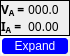
    <widget class="QWidget" name="layoutWidget_5">
     <property name="geometry">
      <rect>
       <x>1150</x>
       <y>360</y>
       <width>86</width>
       <height>84</height>
      </rect>
     </property>
     <layout class="QVBoxLayout" name="verticalLayout_16" stretch="0,0">
      <property name="spacing">
       <number>0</number>
      </property>
      <property name="sizeConstraint">
       <enum>QLayout::SetFixedSize</enum>
      </property>
      <property name="leftMargin">
       <number>0</number>
      </property>
      <property name="topMargin">
       <number>0</number>
      </property>
      <property name="rightMargin">
       <number>0</number>
      </property>
      <property name="bottomMargin">
       <number>0</number>
      </property>
      <item>
       <widget class="QFrame" name="frame_5">
        <property name="frameShape">
         <enum>QFrame::Panel</enum>
        </property>
        <layout class="QHBoxLayout" name="horizontalLayout_6">
         <property name="spacing">
          <number>0</number>
         </property>
         <property name="leftMargin">
          <number>0</number>
         </property>
         <property name="topMargin">
          <number>0</number>
         </property>
         <property name="rightMargin">
          <number>0</number>
         </property>
         <property name="bottomMargin">
          <number>0</number>
         </property>
         <item>
          <layout class="QVBoxLayout" name="verticalLayout_17">
           <item>
            <widget class="QLabel" name="Joker_Va_label">
             <property name="font">
              <font>
               <family>Inter UI</family>
               <pointsize>9</pointsize>
              </font>
             </property>
             <property name="text">
              <string>&lt;html&gt;&lt;head/&gt;&lt;body&gt;&lt;p&gt;&lt;span style=&quot; font-weight:600;&quot;&gt;V&lt;/span&gt;&lt;span style=&quot; font-weight:600; vertical-align:sub;&quot;&gt;A&lt;/span&gt;&lt;span style=&quot; font-weight:600;&quot;&gt; =&lt;/span&gt;&lt;/p&gt;&lt;/body&gt;&lt;/html&gt;</string>
             </property>
            </widget>
           </item>
           <item>
            <widget class="QLabel" name="Joker_Ia_label">
             <property name="font">
              <font>
               <family>Inter UI</family>
               <pointsize>9</pointsize>
              </font>
             </property>
             <property name="text">
              <string>&lt;html&gt;&lt;head/&gt;&lt;body&gt;&lt;p&gt;&lt;span style=&quot; font-weight:600;&quot;&gt;  I&lt;/span&gt;&lt;span style=&quot; font-weight:600; vertical-align:sub;&quot;&gt;A&lt;/span&gt;&lt;span style=&quot; font-weight:600;&quot;&gt; =&lt;/span&gt;&lt;/p&gt;&lt;/body&gt;&lt;/html&gt;</string>
             </property>
            </widget>
           </item>
          </layout>
         </item>
         <item>
          <layout class="QVBoxLayout" name="verticalLayout_18">
           <item>
            <widget class="QLabel" name="Joker_live_Va_label">
             <property name="sizePolicy">
              <sizepolicy hsizetype="Expanding" vsizetype="Preferred">
               <horstretch>0</horstretch>
               <verstretch>0</verstretch>
              </sizepolicy>
             </property>
             <property name="font">
              <font>
               <family>Inter UI Medium</family>
               <pointsize>9</pointsize>
              </font>
             </property>
             <property name="text">
              <string> 000.0 </string>
             </property>
            </widget>
           </item>
           <item>
            <widget class="QLabel" name="Joker_live_Ia_label">
             <property name="sizePolicy">
              <sizepolicy hsizetype="Expanding" vsizetype="Preferred">
               <horstretch>0</horstretch>
               <verstretch>0</verstretch>
              </sizepolicy>
             </property>
             <property name="font">
              <font>
               <family>Inter UI Medium</family>
               <pointsize>9</pointsize>
              </font>
             </property>
             <property name="text">
              <string> 00.00 </string>
             </property>
            </widget>
           </item>
          </layout>
         </item>
        </layout>
       </widget>
      </item>
      <item>
       <widget class="QPushButton" name="Joker_expand_butt">
        <property name="minimumSize">
         <size>
          <width>70</width>
          <height>20</height>
         </size>
        </property>
        <property name="maximumSize">
         <size>
          <width>80</width>
          <height>20</height>
         </size>
        </property>
        <property name="sizeIncrement">
         <size>
          <width>1</width>
          <height>1</height>
         </size>
        </property>
        <property name="toolTip">
         <string>&lt;html&gt;&lt;head/&gt;&lt;body&gt;&lt;p&gt;Opens a window with data from all 3 phases.&lt;/p&gt;&lt;/body&gt;&lt;/html&gt;</string>
        </property>
        <property name="styleSheet">
         <string notr="true">#Joker_expand_butt{
background-color: blue;
border-style: outset;
border-radius: 5px;
border-width:2px;
border-color:beige;
font-size:12px;
font-weight:100;
color: white;

padding:2px;

}
#Joker_expand_butt:pressed{
	background-color: #ff8c00;
}</string>
        </property>
        <property name="text">
         <string>Expand</string>
        </property>
        <property name="checkable">
         <bool>true</bool>
        </property>
       </widget>
      </item>
     </layout>
    </widget>
